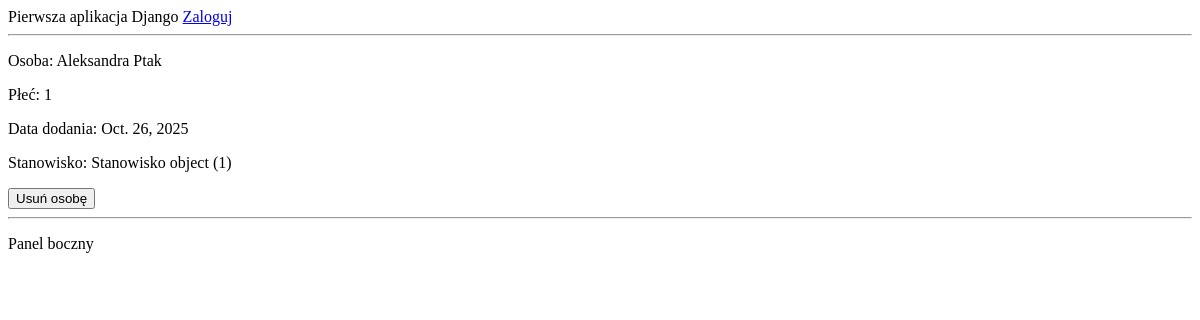
/biblioteka/html/osoby/1/, run on an earlier commit of the app's database.
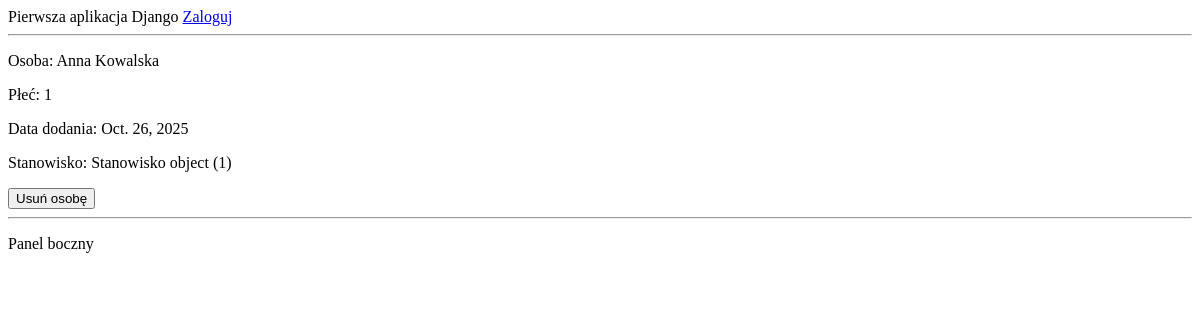
And on a later commit of the database.
### biblioteka/models.py (models this page shows, shortened)
class Osoba(models.Model):
    PLEC_WYBOR = (
        ("K", "kobieta"),
        ("M", "mężczyzna"),
        ("I", "inna"),
    )
    imie = models.CharField(max_length = 50, blank = False, null = False)
    nazwisko = models.CharField(max_length = 100, blank = False, null = False)
    plec = models.IntegerField(choices = PLCIE.choices, default = PLCIE.Inna)
    stanowisko = models.ForeignKey('Stanowisko', on_delete = models.CASCADE)
    data_dodania = models.DateField(auto_now_add = True, editable = False)
    class Meta:
        ordering = ["nazwisko"] # nazwiska rosnąco

class Stanowisko(models.Model):
    nazwa = models.CharField(max_length = 70, blank = False, null = False)
    opis = models.TextField(blank = True, null = True)

### biblioteka/views.py (the view)
# urls.py: path("html/osoby/<int:id>/", views.osoba_detail_html, name="osoba-detail"),
def osoba_detail_html(request, id):
    try:
        osoba = Osoba.objects.get(id=id)
    except Osoba.DoesNotExist:
        raise Http404("Obiekt Osoba o podanym id nie istnieje")
    if request.method == "GET":
        return render(request,
                    "biblioteka/osoba/detail.html",
                    {'osoba': osoba})
    if request.method == "POST":
        osoba.delete()
        return redirect('osoba-list')

### biblioteka/templates/biblioteka/osoba/detail.html (shortened to what this page needs)
{% extends "biblioteka/base.html" %}
{% block content %}
<p>Osoba: {{ osoba.imie }} {{ osoba.nazwisko }}</p>
<p>Płeć: {{ osoba.plec }}</p>
<p>Data dodania: {{ osoba.data_dodania }}</p>
<p>Stanowisko: {{ osoba.stanowisko }}</p>
<form method="post">
    <button type="submit" onclick="return confirm('Czy na pewno chcesz usunąć tę osobę?');">
        Usuń osobę
    </button>
</form>
<hr>
{% endblock %}

### biblioteka/templates/biblioteka/base.html (shortened to what this page needs)
<!DOCTYPE html>
<html>
    <head>
    </head>
    <body>
        <div id="header">
            Pierwsza aplikacja Django
            {% if request.session.token %}
            <a href="{% url 'drf-token-logout' %}">Wyloguj</a>
        {% else %}
            <a href="{% url 'drf-token-login' %}">Zaloguj</a>
        {% endif %}
        </div>
        <hr/>
        <div id="content">
            {% block content %}{% endblock %}
        </div>
        <div id="sidebar">
            <p>Panel boczny</p>
        </div>
    </body>
</html>

What changed in the data, as far as the page shows it:
changed Osoba "Stanowisko object (1)": imie "Aleksandra" → "Anna"; nazwisko "Ptak" → "Kowalska"
